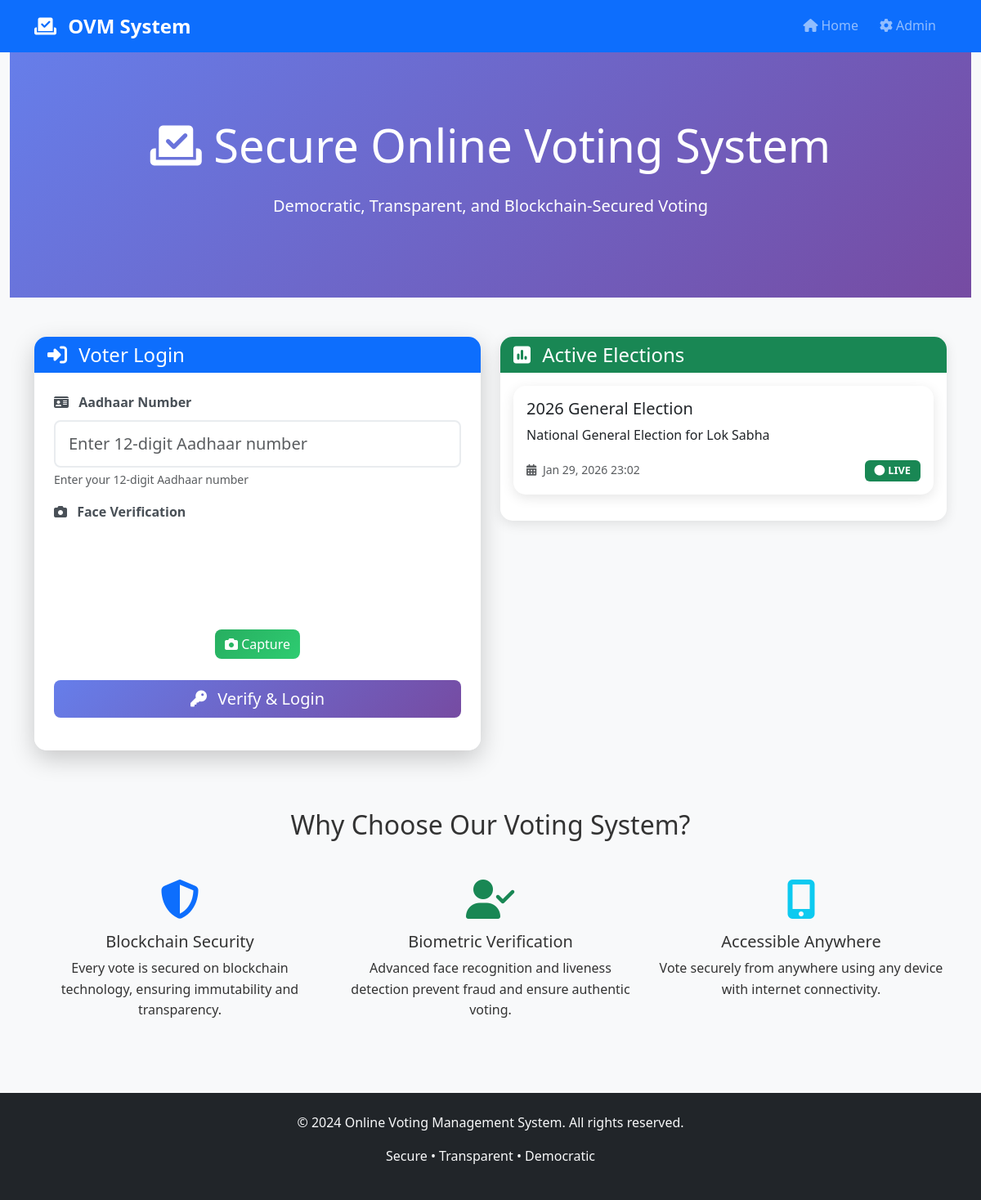
The page / on the database its author committed.
### apps/voting/models.py (models this page shows, shortened)
class Election(models.Model):
    STATUS_CHOICES = [
        ('upcoming', 'Upcoming'),
        ('live', 'Live'),
        ('completed', 'Completed'),
        ('cancelled', 'Cancelled'),
    ]
    ELECTION_TYPES = [
        ('general', 'General Election'),
        ('state', 'State Assembly'),
        ('local', 'Local Body'),
    ]
    title = models.CharField(max_length=200)
    description = models.TextField()
    election_type = models.CharField(max_length=20, choices=ELECTION_TYPES, default='general')
    status = models.CharField(max_length=20, choices=STATUS_CHOICES, default='upcoming')
    start_date = models.DateTimeField()
    end_date = models.DateTimeField()
    blockchain_contract_address = models.CharField(max_length=42, blank=True, null=True)
    created_at = models.DateTimeField(auto_now_add=True)
    updated_at = models.DateTimeField(auto_now=True)
    class Meta:
        ordering = ['-start_date']

### apps/voting/views.py (the view)
# urls.py: path('', views.index, name='index'),
def index(request):
    active_elections = Election.objects.filter(status='live')
    context = {
        'active_elections': active_elections
    }
    return render(request, 'index.html', context)

### templates/index.html (shortened to what this page needs)
{% extends 'base.html' %}
{% load static %}
{% block content %}
<section class="hero-section text-center">
    <div class="container">
        <h1 class="display-4 mb-4">
            <i class="fas fa-vote-yea"></i>
            Secure Online Voting System
        </h1>
        <p class="lead">Democratic, Transparent, and Blockchain-Secured Voting</p>
    </div>
</section>
<div class="container my-5">
    <div class="row">
        <div class="col-lg-6 mb-4">
            <div class="card login-card">
                <div class="card-header bg-primary text-white">
                    <h4 class="mb-0">
                        <i class="fas fa-sign-in-alt me-2"></i>
                        Voter Login
                    </h4>
                </div>
                <div class="card-body p-4">
                    <form id="loginForm">
                        <div class="mb-3">
                            <label for="aadhaarinput" class="form-label">
                                <i class="fas fa-id-card me-2"></i>
                                Aadhaar Number
                            </label>
                            <input type="text" class="form-control form-control-lg" id="aadhaarinput"
                                   placeholder="Enter 12-digit Aadhaar number" maxlength="12" required>
                            <div class="form-text">Enter your 12-digit Aadhaar number</div>
                        </div>
                        <div class="mb-3">
                            <label class="form-label">
                                <i class="fas fa-camera me-2"></i>
                                Face Verification
                            </label>
                            <div class="webcam-container mb-3">
                                <video id="webcam" autoplay muted></video>
                                <button type="button" class="btn btn-success capture-btn" id="captureBtn">
                                    <i class="fas fa-camera"></i> Capture
                                </button>
                            </div>
                        </div>
                        <button type="submit" class="btn btn-primary btn-lg w-100" id="loginBtn">
                            <i class="fas fa-key me-2"></i>
                            Verify & Login
                        </button>
                    </form>
                </div>
            </div>
        </div>
        <div class="col-lg-6 mb-4">
            <div class="card">
                <div class="card-header bg-success text-white">
                    <h4 class="mb-0">
                        <i class="fas fa-poll me-2"></i>
                        Active Elections
                    </h4>
                </div>
                <div class="card-body">
                    {% if active_elections %}
                        {% for election in active_elections %}
                            <div class="card election-card mb-3">
                                <div class="card-body">
                                    <h5 class="card-title">{{ election.title }}</h5>
                                    <p class="card-text">{{ election.description|truncatewords:20 }}</p>
                                    <div class="row">
                                        <div class="col-sm-6">
                                            <small class="text-muted">
                                                <i class="fas fa-calendar-alt me-1"></i>
                                                {{ election.start_date|date:"M d, Y H:i" }}
                                            </small>
                                        </div>
                                        <div class="col-sm-6 text-end">
                                            <span class="badge bg-success">
                                                <i class="fas fa-circle me-1"></i>LIVE
                                            </span>
                                        </div>
                                    </div>
                                </div>
                            </div>
                        {% endfor %}
                    {% else %}
                        <div class="text-center py-4">
                            <i class="fas fa-ballot-check fa-3x text-muted mb-3"></i>
                            <p class="text-muted">No active elections at the moment</p>
                        </div>
                    {% endif %}
                </div>
            </div>
        </div>
    </div>
    <div class="row mt-5">
        <div class="col-12">
            <h2 class="text-center mb-5">Why Choose Our Voting System?</h2>
        </div>
        <div class="col-md-4 text-center mb-4">
            <i class="fas fa-shield-alt fa-3x text-primary mb-3"></i>
            <h5>Blockchain Security</h5>
            <p>Every vote is secured on blockchain technology, ensuring immutability and transparency.</p>
        </div>
        <div class="col-md-4 text-center mb-4">
            <i class="fas fa-user-check fa-3x text-success mb-3"></i>
            <h5>Biometric Verification</h5>
            <p>Advanced face recognition and liveness detection prevent fraud and ensure authentic voting.</p>
        </div>
        <div class="col-md-4 text-center mb-4">
            <i class="fas fa-mobile-alt fa-3x text-info mb-3"></i>
            <h5>Accessible Anywhere</h5>
            <p>Vote securely from anywhere using any device with internet connectivity.</p>
        </div>
    </div>
</div>
{% endblock %}

### static/css/style.css (style rules this page uses)
:root { --primary-color: #007bff; --secondary-color: #6c757d; --success-color: #28a745; --danger-color: #dc3545; --warning-color: #ffc107; --info-color: #17a2b8; --light-color: #f8f9fa; --dark-color: #343a40; --gradient-primary: linear-gradient(135deg, #667eea 0%, #764ba2 100%); --gradient-success: linear-gradient(135deg, #27ae60 0%, #2ecc71 100%); --gradient-danger: linear-gradient(135deg, #e74c3c 0%, #c0392b 100%); --gradient-warning: linear-gradient(135deg, #f39c12 0%, #e67e22 100%); --shadow-sm: 0 2px 5px rgba(0,0,0,0.1); --shadow-md: 0 4px 15px rgba(0,0,0,0.1); --shadow-lg: 0 8px 25px rgba(0,0,0,0.2); }
body { font-family: 'Segoe UI', Tahoma, Geneva, Verdana, sans-serif; background-color: #f8f9fa; color: #333; line-height: 1.6; }
.card { border: none; border-radius: 15px; box-shadow: var(--shadow-md); transition: all 0.3s ease; animation: fadeIn 0.5s ease-in; }
.card-header { border-radius: 15px 15px 0 0 !important; border: none; font-weight: bold; }
.btn { border-radius: 8px; font-weight: 500; transition: all 0.3s ease; position: relative; overflow: hidden; }
.btn::before { content: ''; position: absolute; top: 50%; left: 50%; width: 0; height: 0; background: rgba(255,255,255,0.3); border-radius: 50%; transform: translate(-50%, -50%); transition: width 0.3s ease, height 0.3s ease; }
.btn-primary { background: var(--gradient-primary); border: none; }
.btn-success { background: var(--gradient-success); border: none; }
.form-control { border-radius: 8px; border: 2px solid #e9ecef; transition: all 0.3s ease; padding: 12px 16px; }
.form-label { font-weight: 600; color: #495057; margin-bottom: 8px; }
.badge { border-radius: 6px; font-size: 0.8em; padding: 6px 12px; font-weight: 600; }

### templates/index.html (style rules this page uses)
.hero-section { background: linear-gradient(135deg, #667eea 0%, #764ba2 100%); color: white; padding: 80px 0; }
.login-card { background: rgba(255, 255, 255, 0.95); border-radius: 15px; box-shadow: 0 10px 30px rgba(0, 0, 0, 0.2); backdrop-filter: blur(10px); }
.election-card { transition: transform 0.3s ease; }
.webcam-container { position: relative; max-width: 320px; margin: 0 auto; }
#webcam { width: 100%; border-radius: 8px; }
.capture-btn { position: absolute; bottom: 10px; left: 50%; transform: translateX(-50%); z-index: 10; }

### rows shown on the page
Election: title "2026 General Election", description "National General Election for Lok Sabha", start_date "Jan 29, 2026 23:02"
